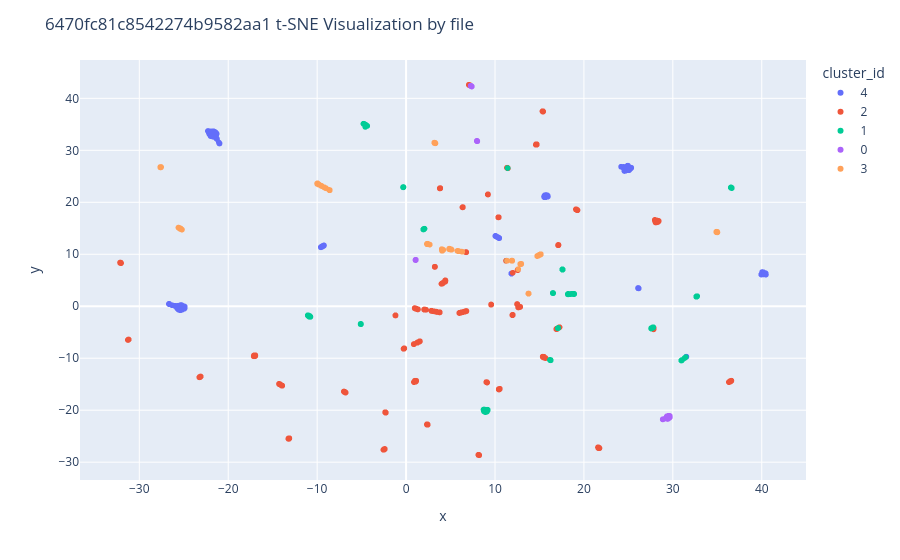

The code cell stored with this chart in its notebook:
### Code cell
# Plot the embeddings using Plotly
fig = px.scatter(out_df, x='x', y='y', color='cluster_id')
fig.update_traces(textposition='top center')
fig.update_layout(title=f'{project_id} t-SNE Visualization by file',
                  xaxis_title='x',
                  yaxis_title='y',)
fig.write_image(f"figures/{project_id}_tsne_by_file.png")

fig.show()

### Figure 1 — Plotly figure (JSON) as saved in the notebook; plotly's stock layout.template omitted (floating-point values rounded to 4 significant figures; data arrays with more than 128 entries replaced by an {"elided": "..."} marker saying what was removed)
{"data": [{"hovertemplate": "cluster_id=4<br>x=%{x}<br>y=%{y}<extra></extra>", "legendgroup": "4", "marker": {"color": "#636efa", "symbol": "circle"}, "mode": "markers", "name": "4", "showlegend": true, "textposition": "top center", "type": "scattergl", "x": {"elided": "2207 float values"}, "xaxis": "x", "y": {"elided": "2207 float values"}, "yaxis": "y"}, {"hovertemplate": "cluster_id=2<br>x=%{x}<br>y=%{y}<extra></extra>", "legendgroup": "2", "marker": {"color": "#EF553B", "symbol": "circle"}, "mode": "markers", "name": "2", "showlegend": true, "textposition": "top center", "type": "scattergl", "x": {"elided": "2837 float values"}, "xaxis": "x", "y": {"elided": "2837 float values"}, "yaxis": "y"}, {"hovertemplate": "cluster_id=1<br>x=%{x}<br>y=%{y}<extra></extra>", "legendgroup": "1", "marker": {"color": "#00cc96", "symbol": "circle"}, "mode": "markers", "name": "1", "showlegend": true, "textposition": "top center", "type": "scattergl", "x": {"elided": "1231 float values"}, "xaxis": "x", "y": {"elided": "1231 float values"}, "yaxis": "y"}, {"hovertemplate": "cluster_id=0<br>x=%{x}<br>y=%{y}<extra></extra>", "legendgroup": "0", "marker": {"color": "#ab63fa", "symbol": "circle"}, "mode": "markers", "name": "0", "showlegend": true, "textposition": "top center", "type": "scattergl", "x": {"elided": "386 float values"}, "xaxis": "x", "y": {"elided": "386 float values"}, "yaxis": "y"}, {"hovertemplate": "cluster_id=3<br>x=%{x}<br>y=%{y}<extra></extra>", "legendgroup": "3", "marker": {"color": "#FFA15A", "symbol": "circle"}, "mode": "markers", "name": "3", "showlegend": true, "textposition": "top center", "type": "scattergl", "x": {"elided": "806 float values"}, "xaxis": "x", "y": {"elided": "806 float values"}, "yaxis": "y"}], "layout": {"autosize": true, "legend": {"title": {"text": "cluster_id"}, "tracegroupgap": 0}, "margin": {"t": 60}, "title": {"text": "6470fc81c8542274b9582aa1 t-SNE Visualization by file"}, "xaxis": {"anchor": "y", "autorange": true, "domain": [0, 1], "range": [-36.57, 44.87], "title": {"text": "x"}, "type": "linear"}, "yaxis": {"anchor": "x", "autorange": true, "domain": [0, 1], "range": [-34.19, 48.13], "title": {"text": "y"}, "type": "linear"}}}
